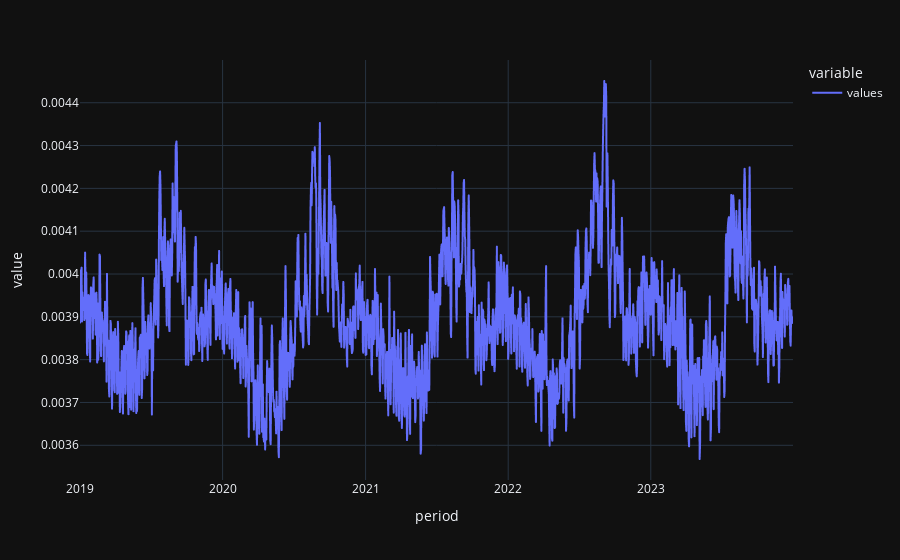

Write notebook code for a chart like this one.
### Code cell
df['values'].plot()

### Figure 1 — Plotly figure (JSON) as saved in the notebook; plotly's stock layout.template omitted (floating-point values rounded to 4 significant figures; data arrays with more than 128 entries replaced by an {"elided": "..."} marker saying what was removed)
{"data": [{"hovertemplate": "variable=values<br>period=%{x}<br>value=%{y}<extra></extra>", "legendgroup": "values", "line": {"color": "#636efa", "dash": "solid"}, "marker": {"symbol": "circle"}, "mode": "lines", "name": "values", "showlegend": true, "type": "scattergl", "x": {"elided": "1826 str values"}, "xaxis": "x", "y": {"elided": "1826 float values"}, "yaxis": "y"}], "layout": {"legend": {"title": {"text": "variable"}, "tracegroupgap": 0}, "margin": {"t": 60}, "xaxis": {"anchor": "y", "domain": [0, 1], "title": {"text": "period"}}, "yaxis": {"anchor": "x", "domain": [0, 1], "title": {"text": "value"}}}}
